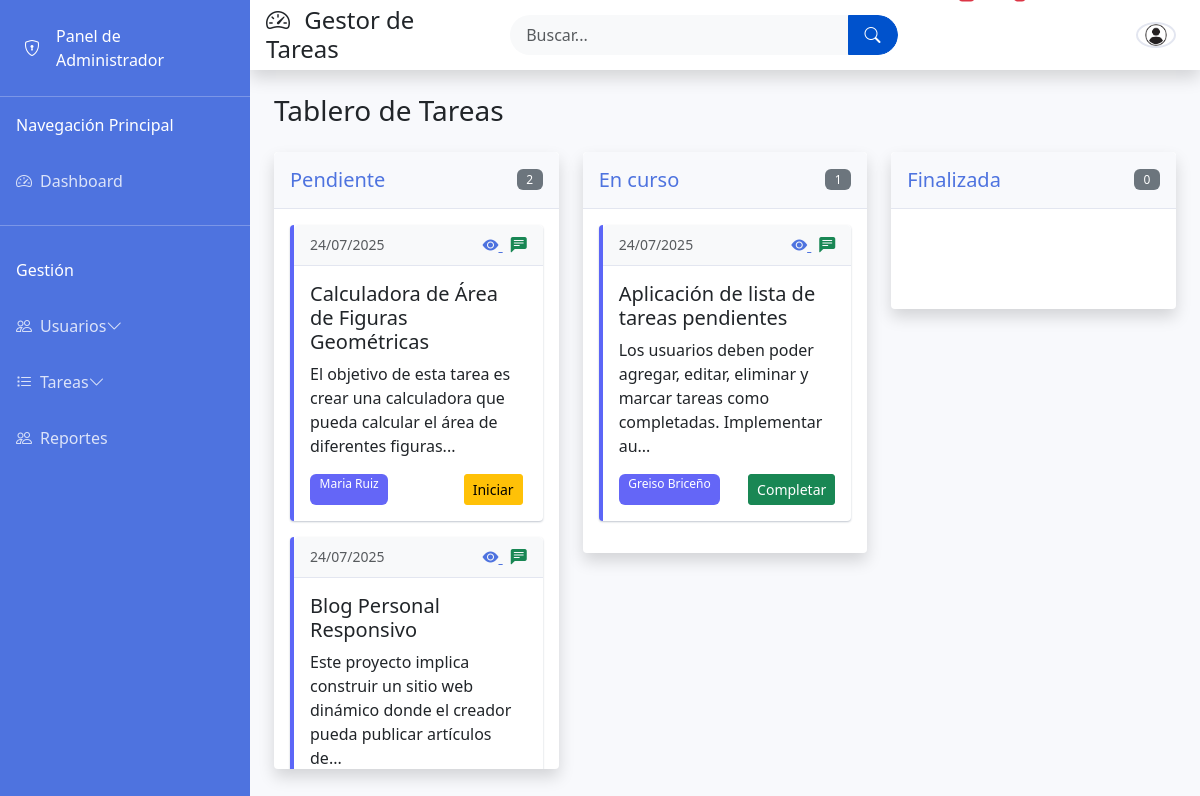
The app's page /tablero.php (signed in) with its own data.
### tables this page shows
CREATE TABLE `estatus` (
  `id_estatus` int(11) NOT NULL,
  `nombre` varchar(50) NOT NULL
);

CREATE TABLE `tareas` (
  `id_tarea` int(11) NOT NULL,
  `id_usuario` int(11) NOT NULL,
  `id_usuario_asignado` int(11) NOT NULL,
  `titulo` varchar(255) NOT NULL,
  `categoria` text NOT NULL,
  `descripcion` text,
  `herramientas` text,
  `id_estatus` int(11) NOT NULL,
  `fecha_creacion` datetime DEFAULT CURRENT_TIMESTAMP,
  `fecha_actualizacion` datetime DEFAULT NULL ON UPDATE CURRENT_TIMESTAMP,
  `fecha_finalizacion` datetime DEFAULT NULL,
  `prioridad` varchar(255) NOT NULL
);

CREATE TABLE `usuarios` (
  `id_usuario` int(11) NOT NULL,
  `nombre` varchar(100) NOT NULL,
  `usuario` varchar(50) NOT NULL,
  `contraseña` varchar(255) NOT NULL,
  `email` varchar(255) NOT NULL,
  `telefono` int(11) NOT NULL,
  `id_departamento` int(11) DEFAULT NULL,
  `id_cargo` int(11) DEFAULT NULL,
  `id_rol` int(11) DEFAULT NULL,
  `fecha_registro` datetime DEFAULT CURRENT_TIMESTAMP
);

### tablero.php (the view, shortened to what this page needs)
<?php
require_once 'config.php';
$estados = [];
$query_estados = $conexion->query("SELECT * FROM estatus");
if ($query_estados) {
    $estados = $query_estados->fetch_all(MYSQLI_ASSOC);
}
$tareas_por_estado = [];
foreach ($estados as $estado) {
    $id_estatus = $estado['id_estatus'];
    if (esAdmin()) {
        $stmt = $conexion->prepare("
            SELECT t.*, u.nombre as asignado, e.nombre as estado
            FROM tareas t
            JOIN usuarios u ON t.id_usuario_asignado = u.id_usuario
            JOIN estatus e ON t.id_estatus = e.id_estatus
            WHERE t.id_estatus = ?
        ");
    }
    if (esAdmin()) {
        $stmt->bind_param("i", $id_estatus);
    }
    $stmt->execute();
    $result = $stmt->get_result();
    $tareas_por_estado[$id_estatus] = $result->fetch_all(MYSQLI_ASSOC);
}
include 'header.php';
?>
<div class="container-fluid">
    <h1 class="h3 mb-4 text-gray-800">Tablero de Tareas</h1>
    <div class="kanban-board">
        <div class="row">
            <?php foreach ($estados as $estado): ?>
                <div class="col-lg-4 col-md-6">
                    <div class="card shadow mb-4">
                        <div class="card-header py-3 d-flex flex-row align-items-center justify-content-between">
                            <h5 class="m-0 font-weight-bold text-primary"><?= $estado['nombre'] ?></h5>
                            <span class="badge bg-secondary"><?= count($tareas_por_estado[$estado['id_estatus']]) ?></span>
                        </div>
                        <div class="card-body" id="estado-<?= $estado['id_estatus'] ?>" data-estado-id="<?= $estado['id_estatus'] ?>">
                            <?php foreach ($tareas_por_estado[$estado['id_estatus']] as $tarea): ?>
                                <div class="card task-card mb-3" data-task-id="<?= $tarea['id_tarea'] ?>" draggable="true">
                                <div class="card-header bg-light d-flex justify-content-between align-items-center py-2">
                                        <small class="text-muted">
                                            <?= date('d/m/Y', strtotime($tarea['fecha_creacion'])) ?>
                                        </small>
                                        <div class="task-actions">
                                            <a href="ver.php?id=<?= $tarea['id_tarea'] ?>"
                                               class="text-primary me-2"
                                               title="Ver detalles"
                                               data-bs-toggle="tooltip">
                                                <i class="bi bi-eye-fill"></i>
                                            </a>
                                            <a href="#"
                                               class="text-success"
                                               title="Agregar comentario"
                                               data-bs-toggle="modal"
                                               data-bs-target="#comentarioModal"
                                               data-tarea-id="<?= $tarea['id_tarea'] ?>"
                                               data-bs-toggle="tooltip">
                                                <i class="bi bi-chat-left-text-fill"></i>
                                            </a>
                                        </div>
                                    </div>
                                    <div class="card-body">
                                        <h5 class="card-title"><?= htmlspecialchars($tarea['titulo']) ?></h5>
                                        <p class="card-text"><?= htmlspecialchars(substr($tarea['descripcion'], 0, 100)) ?>...</p>
                                        <div class="d-flex justify-content-between">
                                            <span class="badge bg-info"><?= $tarea['asignado'] ?></span>
                                            <?php if ($tarea['id_estatus'] == 1 || $tarea['id_estatus'] == 1): ?>
                                                <form method="get" class="me-1">
                                                    <button type="submit" class="btn btn-sm btn-warning" title="Iniciar tarea">
                                                        <a><i class="fas fa-play"></i> Iniciar</a>
                                                    </button>
                                                </form>
                                            <?php endif; ?>
                                            <?php if ($tarea['id_estatus'] == 2 || $tarea['id_estatus'] == 2): ?>
                                                <form method="get">
                                                    <button type="submit" class="btn btn-sm btn-success" title="Finalizar tarea">
                                                        <a><i class="fas fa-check"></i> Completar</a>
                                                    </button>
                                                </form>
                                            <?php endif; ?>
                                        </div>
                                    </div>
                                </div>
                            <?php endforeach; ?>
                        </div>
                    </div>
                </div>
            <?php endforeach; ?>
        </div>
    </div>
</div>
<?php include 'footer.php'; ?>

### admin.css (style rules this page uses)
body { background-color: #f8f9fc; overflow-x: hidden; }
.card { border: none; border-radius: 0.35rem; box-shadow: 0 0.15rem 1.75rem 0 rgba(58, 59, 69, 0.15); }
.card-header { background-color: #f8f9fc; border-bottom: 1px solid #e3e6f0; }
.text-primary { color: #4e73df !important; }
.kanban-board .card-body { min-height: 100px; max-height: 70vh; overflow-y: auto; }
.task-card { cursor: grab; transition: transform 0.2s, box-shadow 0.2s; border-left: 4px solid #5c66f7; border-radius: 4px; margin-bottom: 10px; }
.badge.bg-info { background-color: #6466f7 !important; }
.badge { font-weight: 500; padding: 0.4em 0.8em; }
.btn { border-radius: 3px; font-weight: 500; }
.card { border-radius: 4px; box-shadow: 0 1px 2px rgba(9, 30, 66, 0.25); }

### records on screen
estatus: nombre "Pendiente", id_estatus "2"
tareas: fecha_creacion "24/07/2025", titulo "Calculadora de Área de Figuras Geométricas", descripcion "El objetivo de esta tarea es crear una calculadora que pueda calcular el área de diferentes figuras", id_usuario_asignado.nombre "Maria Ruiz"
tareas: fecha_creacion "24/07/2025", titulo "Blog Personal Responsivo", descripcion "Este proyecto implica construir un sitio web dinámico donde el creador pueda publicar artículos de"
estatus: nombre "En curso", id_estatus "1"
tareas: fecha_creacion "24/07/2025", titulo "Aplicación de lista de tareas pendientes", descripcion "Los usuarios deben poder agregar, editar, eliminar y marcar tareas como completadas. Implementar au", id_usuario.nombre "Greiso Briceño"
estatus: nombre "Finalizada", id_estatus "0"
